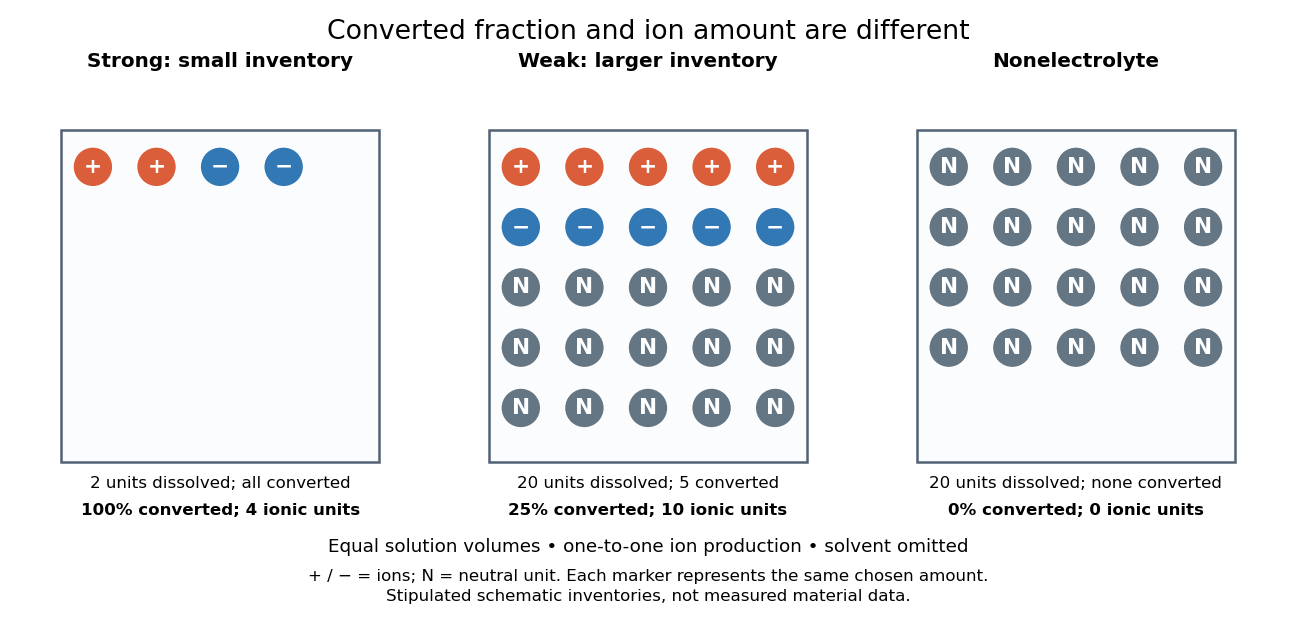

Python code for this plot:
"""Draw chosen species inventories; run from _media to write the PNG there.

Tested with Python 3.14, matplotlib 3.10.7 and numpy 2.3.5.
Every marker denotes the same chosen amount, rather than a literal molecule.
"""

from pathlib import Path

import matplotlib.pyplot as plt
from matplotlib.patches import Circle, Rectangle


def main():
    plt.rcParams.update({"font.size": 11, "figure.facecolor": "white"})
    fig, axes = plt.subplots(1, 3, figsize=(10.8, 5.2), dpi=120)
    cases = [
        ("Strong: small inventory", 2, 2, 0, "2 units dissolved; all converted", "100% converted; 4 ionic units"),
        ("Weak: larger inventory", 5, 5, 15, "20 units dissolved; 5 converted", "25% converted; 10 ionic units"),
        ("Nonelectrolyte", 0, 0, 20, "20 units dissolved; none converted", "0% converted; 0 ionic units"),
    ]
    for ax, (title, positive, negative, neutral, inventory, tally) in zip(axes, cases):
        ax.set(xlim=(0, 5), ylim=(0, 6.5), aspect="equal")
        ax.axis("off")
        ax.set_title(title, fontsize=12, fontweight="bold", pad=12)
        ax.add_patch(Rectangle((0.1, 0.85), 4.8, 5.0, facecolor="#fbfcfe", edgecolor="#536174", linewidth=1.5))
        species = [("+", "#d95e39")] * positive + [("−", "#3278b5")] * negative + [("N", "#647684")] * neutral
        # A neutral parent unit yields one positive and one negative ion.
        assert neutral + positive == (2 if positive == 2 else 20)
        assert positive == negative
        for index, (label, color) in enumerate(species):
            col, row = index % 5, index // 5
            x, y = 0.58 + col * 0.96, 5.30 - row * 0.91
            ax.add_patch(Circle((x, y), 0.30, facecolor=color, edgecolor="white", linewidth=0.8))
            ax.text(x, y, label, ha="center", va="center", color="white", fontsize=13, fontweight="bold")
        ax.text(2.5, 0.45, inventory, ha="center", fontsize=10)
        ax.text(2.5, 0.05, tally, ha="center", fontsize=10, fontweight="bold")
    fig.suptitle("Converted fraction and ion amount are different", fontsize=16, y=0.97)
    fig.text(0.5, 0.115, "Equal solution volumes • one-to-one ion production • solvent omitted", ha="center", fontsize=11)
    fig.text(0.5, 0.037, "+ / − = ions; N = neutral unit. Each marker represents the same chosen amount.\nStipulated schematic inventories, not measured material data.", ha="center", fontsize=10, linespacing=1.4)
    fig.subplots_adjust(left=0.025, right=0.975, top=0.86, bottom=0.17, wspace=0.14)
    fig.savefig(Path(__file__).stem + ".png", facecolor="white", transparent=False)
    plt.close(fig)


if __name__ == "__main__":
    main()
